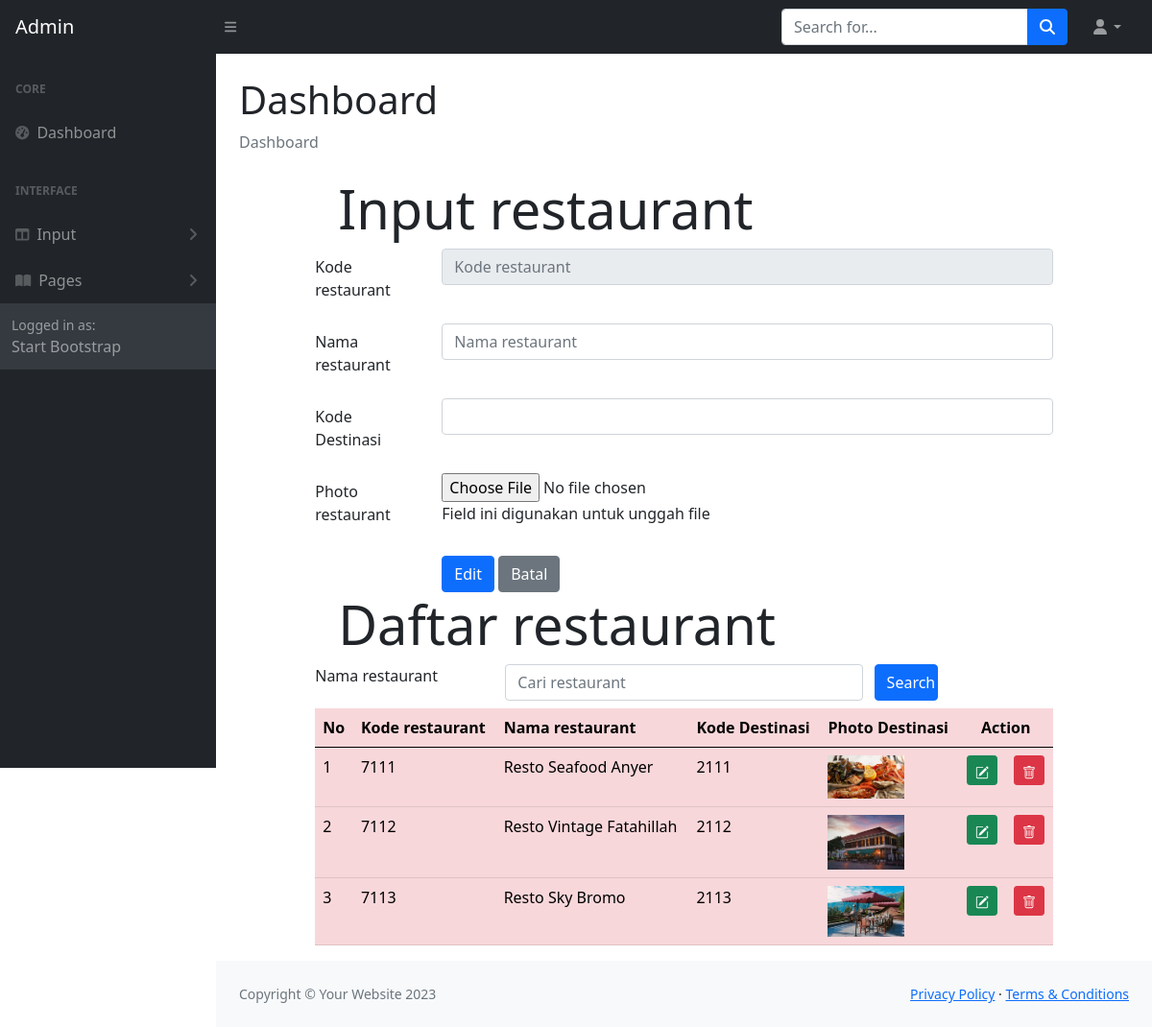
The page /ADMIN/restaurantubah.php on the database its author committed.
### tables this page shows
CREATE TABLE `restaurant` (
  `restaurantKODE` char(4) NOT NULL,
  `restaurantNAMA` char(120) NOT NULL,
  `restaurantFILE` char(120) NOT NULL,
  `destinasiKODE` char(4) NOT NULL
);

### ADMIN/restaurantubah.php (the view, shortened to what this page needs)
<!DOCTYPE html>
<html lang="en">
<?php include "include/head.php";?>
    <body class="sb-nav-fixed">
        <?php include "include/menunav.php";?>
        <div id="layoutSidenav">
            <?php include "include/menu.php";?>
            <div id="layoutSidenav_content">
                <main>
                    <div class="container-fluid px-4">
                        <h1 class="mt-4">Dashboard</h1>
                        <ol class="breadcrumb mb-4">
                            <li class="breadcrumb-item active">Dashboard</li>
                        </ol>
<head>
  	<link rel="stylesheet" type="text/css" href="https://cdnjs.cloudflare.com/ajax/libs/select2/4.0.3/css/select2.min.css">
	<link rel="stylesheet" type="text/css" href="css/bootstrap.min.css">
</head>
<?php
	include "include/config.php";
	$datadestinasi = mysqli_query($connection, "select * from destinasi");
    $inputkode = $_GET['ubahfoto'];
    $editfoto= mysqli_query($connection,"select * from restaurant where restaurantKODE = '$inputkode'");
    $rowedit = mysqli_fetch_array($editfoto);
?>
<body>
<div class="row">
<div class="col-sm-1"></div>
<div class="col-sm-10">
	<div class="jumbotron jumbotron-fluid">
		<div class="container">
			<h1 class="display-4">Input restaurant</h1>
		</div>
	</div>
	<form method="POST" enctype="multipart/form-data">
		<div class="mb-3 row">
			<label for="koderestaurant" class="col-sm-2 col-form-label">Kode restaurant</label>
			<div class="col-sm-10">
				<input type="text" class="form-control" id="koderestaurant" name="inputkode" placeholder="Kode restaurant" maxlength="4" value="<?php echo $rowedit["restaurantKODE"]?>" readonly>
			</div>
		</div>
		<div class="mb-3 row">
			<label for="namarestaurant" class="col-sm-2 col-form-label">Nama restaurant</label>
			<div class="col-sm-10">
				<input type="text" class="form-control" id="namarestaurant" name="inputnama" placeholder="Nama restaurant" value="<?php echo $rowedit["restaurantNAMA"]?>">
			</div>
		</div>
		<div class="mb-3 row">
			<label for="kodedestinasi" class="col-sm-2 col-form-label">Kode Destinasi</label>
			<div class="col-sm-10">
			<select class="form-control" id="kodedestinasi" name="kodedestinasi">
                    <option value="<?php echo $rowedit["destinasiKODE"]?>">
					</option>
				<?php while($row = mysqli_fetch_array($datadestinasi))
				{ ?>
					<option value="<?php echo $row["destinasiKODE"]?>">
					</option>
				<?php } ?>
			</select>
			</div>
		</div>
		<div class="mb-3 row">
			<label for="file" class="col-sm-2 col-form-label">Photo restaurant</label>
			<div class="col-sm-10">
				<input type="file" id="file" name="file" value="<?php echo $rowedit["restaurantFILE"]?>">
				<p class="help-block">Field ini digunakan untuk unggah file</p>
			</div>
		</div>
		<div class="form-group row">
			<div class="col-sm-2"></div>
			<div class="col-sm-10">
				<input type="submit" name="edit" class="btn btn-primary" value="Edit">
				<input type="submit" name="Batal" class="btn btn-secondary" value="Batal">
			</div>
		</div>
	</form>
</div>
<div class="col-sm-1"></div>
</div>
<div class="row">
	<div class="col-sm-1"></div>
	<div class="col-sm-10">
		<div class="jumbotron jumbotron-fluid">
			<div class="container">
				<h1 class="display-4">Daftar restaurant</h1>
			</div>
		</div>
        <form method="POST">
                <div class="form-group row mb-2">
                <label for="search" class="col-sm-3">Nama restaurant</label>
                <div class="col-sm-6">
                    <input type="text" name="search" class="form-control" id="search"
                    value="<?php if(isset($_POST["search"])) {echo $_POST["search"];}?>"
                        placeholder = "Cari restaurant">
                </div>
                <input type="submit" name="kirim" class="col-sm-1 btn btn-primary" value="Search">
                </div>
            </form>
	<table class="table table-hover table-danger">
		<thead class="thead-dark">
			<tr>
				<th>No</th>
				<th>Kode restaurant</th>
				<th>Nama restaurant</th>
				<th>Kode Destinasi</th>
				<th>Photo Destinasi</th>
				<th colspan="2" style="text-align: center">Action</th>
			</tr>
		</thead>
		<tbody>
                <?php
				if(isset($_POST["kirim"])){
				$search = $_POST["search"];
				$query = mysqli_query($connection, "select restaurant.* from restaurant where restaurantNAMA like '%".$search."%'"); }
				else{
					$query = mysqli_query($connection, "select restaurant.* from restaurant");
				}
				$nomor = 1;
				while($row = mysqli_fetch_array($query))
				{
				?>
				<tr>
					<td><?php echo $nomor;?></td>
					<td><?php echo $row['restaurantKODE'];?></td>
					<td><?php echo $row['restaurantNAMA'];?></td>
					<td><?php echo $row['destinasiKODE'];?></td>
					<td>
						<?php if(is_file("images/".$row['restaurantFILE']))
						{ ?>
							<img src="images/<?php echo $row['restaurantFILE']?>" width="80">
						<?php } else
							echo "<img src='images/noimage.png' width='80'>"
						?>
					</td>
					<td>
						<a href="restaurantubah.php?ubahfoto=<?php echo $row['restaurantKODE']?>" class="btn btn-success btn-sm" title="EDIT">
						</a>
					</td>
					<td>
						<a href="restauranthapus.php?hapusfoto=<?php echo $row['restaurantKODE']?>" class="btn btn-danger btn-sm" title="DELETE">
						</a>
					</td>
				</tr>
			<?php $nomor = $nomor + 1;?>
			<?php }	?>
		</tbody>
	</table>
	</div>
	<div class="col-sm-1"></div>
</div>
</body>
    </div>
                </main>
                <?php include "include/footer.php";?>
            </div>
        </div>
    </body>
</html>
</html>

### rows shown on the page
restaurant: restaurantKODE "7111", restaurantNAMA "Resto Seafood Anyer", destinasiKODE "2111", restaurantFILE (picture)
restaurant: restaurantKODE "7112", restaurantNAMA "Resto Vintage Fatahillah", destinasiKODE "2112", restaurantFILE (picture)
restaurant: restaurantKODE "7113", restaurantNAMA "Resto Sky Bromo", destinasiKODE "2113", restaurantFILE (picture)
